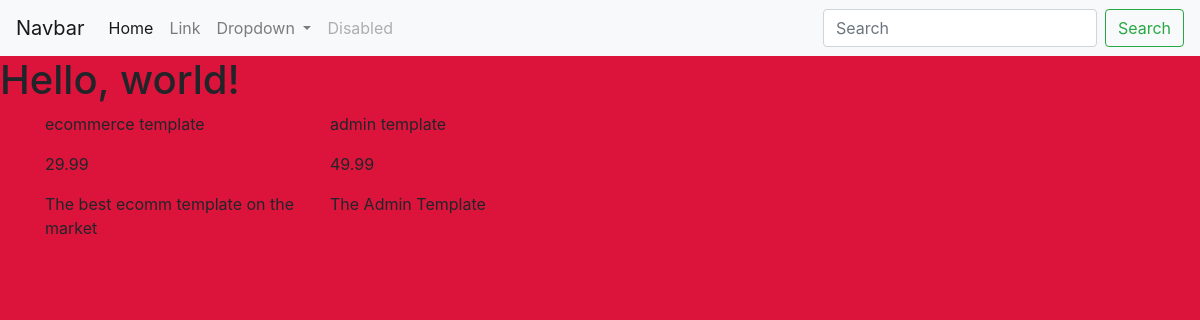
Before: / with the older database file.
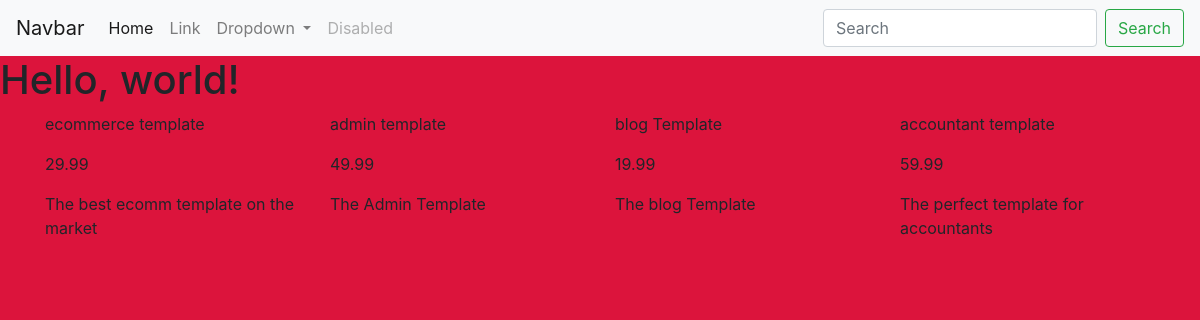
After: the same page with the newer database file.
### product/models.py (models this page shows, shortened)
class Product(models.Model):
    name = models.CharField(max_length=200)
    num_of_sales = models.IntegerField(default=0)
    price = models.DecimalField(max_digits=6, decimal_places=2)
    short_description = models.CharField(max_length=300)
    long_description = models.CharField(max_length=500)
    rating = models.DecimalField(max_digits=2, decimal_places=1, default=0)

### product/views.py (the view)
# urls.py: path('', index, name='index'),
def index(request):
    product_list = Product.objects.all()
    context = {'products': product_list}
    return render(request, 'product/index.html',context)

### product/templates/product/index.html
{%  extends 'base.html' %}
{% block content %}
    <div class="container">
    <div class="row">
        {% for product in products %}
            <div class="col-lg-3 col-md-6">
                <p>{{ product.name }}</p>
                <p>{{ product.price }}</p>
                <p>{{ product.short_description }}</p>
            </div>
        {% endfor %}
    </div>
    </div>
{%  endblock %}

### templates/base.html (shortened to what this page needs)
{% load static %}
<!doctype html>
<html lang="en">
<head>
    <link rel="stylesheet" href="https://maxcdn.bootstrapcdn.com/bootstrap/4.0.0/css/bootstrap.min.css"
>
    <link rel="stylesheet" type="text/css" href="{% static 'base.css' %}">
</head>
<body>
<nav class="navbar navbar-expand-lg navbar-light bg-light">
    <a class="navbar-brand" href="#">Navbar</a>
    <div class="collapse navbar-collapse" id="navbarSupportedContent">
        <ul class="navbar-nav mr-auto">
            <li class="nav-item active">
                <a class="nav-link" href="#">Home <span class="sr-only">(current)</span></a>
            </li>
            <li class="nav-item">
                <a class="nav-link" href="#">Link</a>
            </li>
            <li class="nav-item dropdown">
                <a class="nav-link dropdown-toggle" href="#" id="navbarDropdown" role="button" data-toggle="dropdown"
                   aria-haspopup="true" aria-expanded="false">
                    Dropdown
                </a>
            </li>
            <li class="nav-item">
                <a class="nav-link disabled" href="#">Disabled</a>
            </li>
        </ul>
        <form class="form-inline my-2 my-lg-0">
            <input class="form-control mr-sm-2" type="search" placeholder="Search" aria-label="Search">
            <button class="btn btn-outline-success my-2 my-sm-0" type="submit">Search</button>
        </form>
    </div>
</nav>
<h1>Hello, world!</h1>
{% block content %}
{% endblock %}
</body>
</html>

### static/base.css (style rules this page uses)
body { background-color: crimson; }

Changed rows visible on the page:
added Product: name "blog Template", price "19.99", short_description "The blog Template"
added Product: name "accountant template", price "59.99", short_description "The perfect template for accountants"
